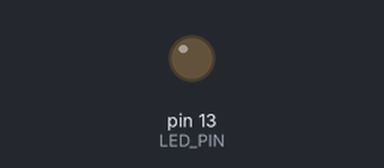
A sketch run on a simulated Arduino Uno, built with avr-gcc and run on an emulated ATmega328P. On the bench: output pins drawn as LEDs (lit = HIGH). What the sketch prints to the serial monitor is not drawn.

Above: at 1.0 s.
At 3.0 s:
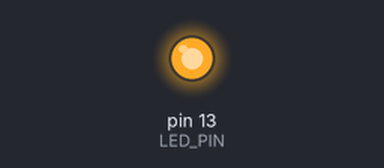
Timing chart, 0 to 5.2 s (numbered marks = the images above):
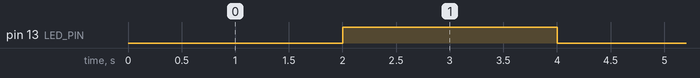

Measured:
- by itself, pin 13 (LED_PIN): alternates HIGH for 2.0 s and LOW for 2.0 s

The sketch:

motors.ino
```cpp
#include <CmdMessenger.h>
#include <ZumoMotors.h>

#define LED_PIN 13

unsigned long last_led_toggle_timestamp = 0;
bool led_state = 0;

CmdMessenger messenger = CmdMessenger(Serial);
ZumoMotors motors;

namespace MESSAGES {
  enum {
    ACKNOWLEDGE,
    ERROR,
    MOTOR,
    STOP
  };
}

void setup() {
  Serial.begin(115200);

  // uncomment one or both of the following lines if your motors' directions need to be flipped
  // motors.flipLeftMotor(true);
  // motors.flipRightMotor(true);

  messenger.printLfCr(); // Adds newline to every command
  attachCommandCallbacks(); // Attach user-defined callback methods
  messenger.sendCmd(MESSAGES::ACKNOWLEDGE, "Arduino has started!"); // Send the status to the PC that says the Arduino has booted

  pinMode(LED_PIN, OUTPUT);
}

void loop() {
  // Process incoming serial data, and perform callbacks
  messenger.feedinSerialData();

  // Toggle LED periodically. If the LED does not toggle every 2000 ms,
  // this means that messenger are taking a longer time than this
  if (hasExpired(last_led_toggle_timestamp,2000)) {
    toggleLED();
  }
}

void toggleLED() {
  led_state = !led_state;
  digitalWrite(LED_PIN, led_state?HIGH:LOW);
}

void attachCommandCallbacks() {
  messenger.attach(OnUnknownCommand);
  messenger.attach(MESSAGES::MOTOR, OnMotorCommand);
  messenger.attach(MESSAGES::STOP, OnStopCommand);
}

void OnUnknownCommand() {
  messenger.sendCmd(MESSAGES::ERROR, "Command not recognized");
}

void OnMotorCommand() {
  motors.setSpeeds(messenger.readFloatArg(), messenger.readFloatArg());
}

void OnStopCommand() {
  motors.setSpeeds(0,0);
}


// Returns if it has been more than interval (in ms) ago.
bool hasExpired(unsigned long &prevTime, unsigned long interval) {
  if ( millis() - prevTime > interval ) {
    prevTime = millis();
    return true;
  } else {
    return false;
  }
}
```
